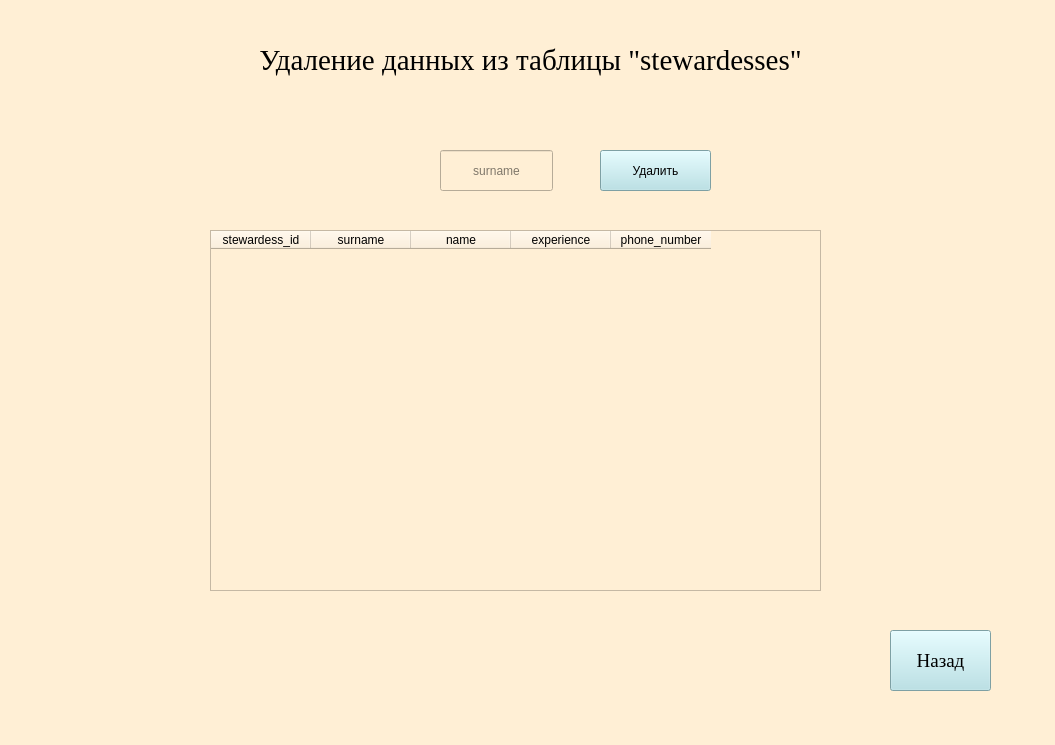
<?xml version="1.0" encoding="UTF-8"?>
<ui version="4.0">
 <class>MainWindow</class>
 <widget class="QMainWindow" name="MainWindow">
  <property name="geometry">
   <rect>
    <x>0</x>
    <y>0</y>
    <width>1055</width>
    <height>745</height>
   </rect>
  </property>
  <property name="windowTitle">
   <string>Добавление записей</string>
  </property>
  <property name="styleSheet">
   <string notr="true">background-color: rgb(255, 239, 213)</string>
  </property>
  <widget class="QWidget" name="centralwidget">
   <widget class="QPushButton" name="back">
    <property name="geometry">
     <rect>
      <x>890</x>
      <y>630</y>
      <width>101</width>
      <height>61</height>
     </rect>
    </property>
    <property name="font">
     <font>
      <family>Times New Roman</family>
      <pointsize>14</pointsize>
     </font>
    </property>
    <property name="styleSheet">
     <string notr="true">background-color: rgb(176, 224, 230)</string>
    </property>
    <property name="text">
     <string>Назад</string>
    </property>
   </widget>
   <widget class="QLabel" name="label">
    <property name="geometry">
     <rect>
      <x>0</x>
      <y>30</y>
      <width>1061</width>
      <height>61</height>
     </rect>
    </property>
    <property name="font">
     <font>
      <family>Times New Roman</family>
      <pointsize>22</pointsize>
     </font>
    </property>
    <property name="text">
     <string>Удаление данных из таблицы &quot;stewardesses&quot;</string>
    </property>
    <property name="alignment">
     <set>Qt::AlignCenter</set>
    </property>
   </widget>
   <widget class="QLineEdit" name="lineEdit_2">
    <property name="geometry">
     <rect>
      <x>440</x>
      <y>150</y>
      <width>113</width>
      <height>41</height>
     </rect>
    </property>
    <property name="alignment">
     <set>Qt::AlignCenter</set>
    </property>
    <property name="placeholderText">
     <string>surname</string>
    </property>
   </widget>
   <widget class="QPushButton" name="ok">
    <property name="geometry">
     <rect>
      <x>600</x>
      <y>150</y>
      <width>111</width>
      <height>41</height>
     </rect>
    </property>
    <property name="styleSheet">
     <string notr="true">background-color: rgb(176, 224, 230)</string>
    </property>
    <property name="text">
     <string>Удалить</string>
    </property>
   </widget>
   <widget class="QTableWidget" name="tableWidget">
    <property name="geometry">
     <rect>
      <x>210</x>
      <y>230</y>
      <width>611</width>
      <height>361</height>
     </rect>
    </property>
    <column>
     <property name="text">
      <string>stewardess_id</string>
     </property>
    </column>
    <column>
     <property name="text">
      <string>surname</string>
     </property>
    </column>
    <column>
     <property name="text">
      <string>name</string>
     </property>
    </column>
    <column>
     <property name="text">
      <string>experience</string>
     </property>
    </column>
    <column>
     <property name="text">
      <string>phone_number</string>
     </property>
    </column>
   </widget>
  </widget>
 </widget>
 <resources/>
 <connections/>
</ui>
